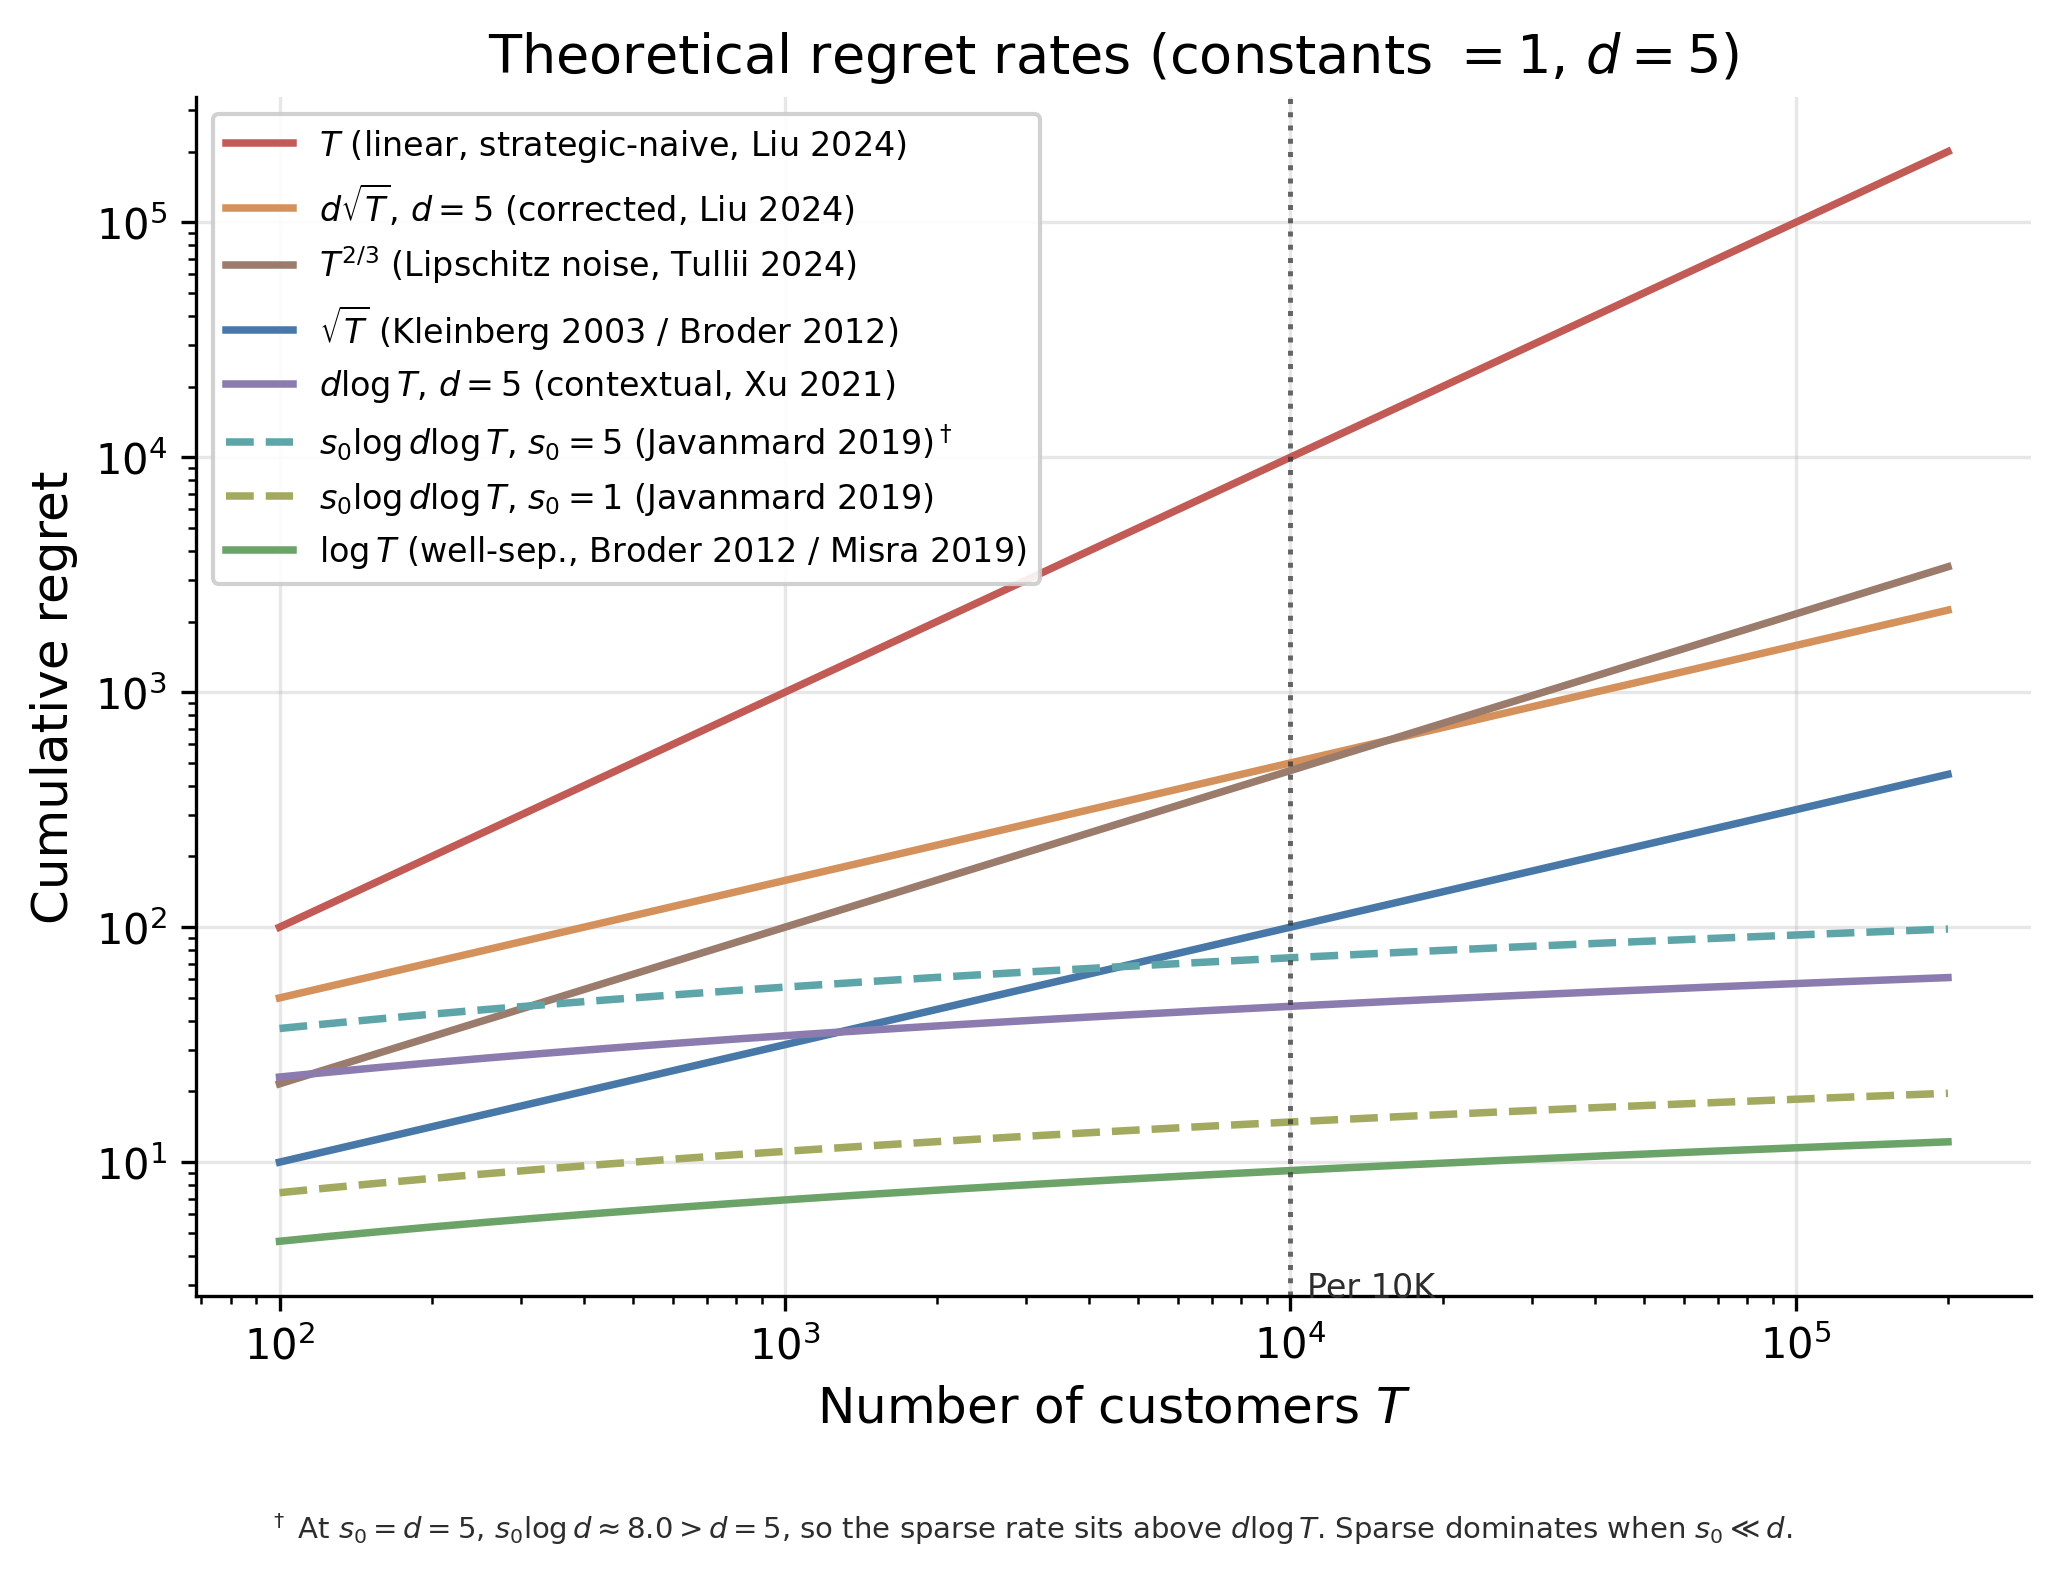

Recreate this plot in Python.
# regret_rates.py
# Chapter 7: Dynamic Pricing
# Plot theoretical regret rate functions to companion Table 1 (Per 10K column).

import argparse
import sys
sys.path.insert(0, 'sims')

import numpy as np
import matplotlib.pyplot as plt
from plot_style import apply_style, COLORS

apply_style()


def generate_outputs():
    # T range and d
    T = np.logspace(2, np.log10(200_000), 500)
    d = 5

    # Regret rate functions (constants = 1)
    # Legend labels name the source paper for each rate so a reader skimming
    # the legend can map the curve to the chapter table without cross-reference.
    rates = {
        r'$T$ (linear, strategic-naive, Liu 2024)':       T,
        r'$d\sqrt{T}$, $d=5$ (corrected, Liu 2024)':      d * np.sqrt(T),
        r'$T^{2/3}$ (Lipschitz noise, Tullii 2024)':      T ** (2/3),
        r'$\sqrt{T}$ (Kleinberg 2003 / Broder 2012)':     np.sqrt(T),
        r'$d\log T$, $d=5$ (contextual, Xu 2021)':        d * np.log(T),
        r'$s_0 \log d \log T$, $s_0=5$ (Javanmard 2019)$^\dagger$': 5 * np.log(d) * np.log(T),
        r'$s_0 \log d \log T$, $s_0=1$ (Javanmard 2019)': 1 * np.log(d) * np.log(T),
        r'$\log T$ (well-sep., Broder 2012 / Misra 2019)': np.log(T),
    }

    # Ordered from top to bottom (worst to best) for legend clarity
    order = [
        r'$T$ (linear, strategic-naive, Liu 2024)',
        r'$d\sqrt{T}$, $d=5$ (corrected, Liu 2024)',
        r'$T^{2/3}$ (Lipschitz noise, Tullii 2024)',
        r'$\sqrt{T}$ (Kleinberg 2003 / Broder 2012)',
        r'$d\log T$, $d=5$ (contextual, Xu 2021)',
        r'$s_0 \log d \log T$, $s_0=5$ (Javanmard 2019)$^\dagger$',
        r'$s_0 \log d \log T$, $s_0=1$ (Javanmard 2019)',
        r'$\log T$ (well-sep., Broder 2012 / Misra 2019)',
    ]

    colors = [
        COLORS['red'],
        COLORS['orange'],
        COLORS['brown'],
        COLORS['blue'],
        COLORS['purple'],
        COLORS['cyan'],
        COLORS['olive'],
        COLORS['green'],
    ]

    linestyles = ['-', '-', '-', '-', '-', '--', '--', '-']

    fig, ax = plt.subplots(figsize=(7, 5))

    for label, color, ls in zip(order, colors, linestyles):
        ax.plot(T, rates[label], label=label, color=color, linestyle=ls)

    # Vertical line at T = 10,000
    ax.axvline(x=10_000, color=COLORS['black'], linestyle=':', linewidth=1.2, alpha=0.7)
    ax.text(10_000 * 1.08, 2.5, 'Per 10K', fontsize=8,
            color=COLORS['black'], va='bottom')

    ax.set_xscale('log')
    ax.set_yscale('log')
    ax.set_xlabel('Number of customers $T$')
    ax.set_ylabel('Cumulative regret')
    ax.set_title('Theoretical regret rates (constants $= 1$, $d = 5$)')
    ax.legend(loc='upper left', framealpha=0.9, fontsize=8)

    # In-figure footnote explaining the visually counterintuitive ordering
    # of the s_0=5 sparse curve relative to d log T. At constants=1 the rate
    # s_0 log d log T exceeds d log T iff s_0 log d > d, which holds at
    # s_0=5, d=5 (log d ~ 1.61, so s_0 log d ~ 8.05 > d = 5). In typical
    # sparse-recovery regimes s_0 << d, so the sparse rate dominates.
    fig.text(
        0.5, -0.02,
        r'$^\dagger$ At $s_0 = d = 5$, $s_0 \log d \approx 8.0 > d = 5$, so the sparse '
        r'rate sits above $d \log T$. Sparse dominates when $s_0 \ll d$.',
        ha='center', va='top', fontsize=7, color=COLORS['black'])

    fig.tight_layout()
    fig.savefig('ch07_bandits/sims/regret_rates.png', dpi=300, bbox_inches='tight')
    print('Saved: ch07_bandits/sims/regret_rates.png')

    # Verify Per 10K values
    T0 = 10_000
    s0_vals = [1, 5]
    print('\nPer 10K (d=5) verification:')
    print(f'  sqrt(T)        = {np.sqrt(T0):.1f}   (table: ~100)')
    print(f'  log(T)         = {np.log(T0):.2f}   (table: ~9)')
    print(f'  T^(2/3)        = {T0**(2/3):.1f}  (table: ~464)')
    print(f'  d*log(T)       = {d*np.log(T0):.1f}   (table: ~46)')
    print(f'  d*sqrt(T)      = {d*np.sqrt(T0):.1f}  (table: ~500)')
    print(f'  T              = {T0}  (table: never improves)')
    print(f'  s0=1 log(d)*log(T) = {1*np.log(d)*np.log(T0):.1f}')
    print(f'  s0=5 log(d)*log(T) = {5*np.log(d)*np.log(T0):.1f}')


if __name__ == '__main__':
    parser = argparse.ArgumentParser()
    parser.add_argument('--data-only', action='store_true')
    parser.add_argument('--plots-only', action='store_true')
    args = parser.parse_args()
    if args.data_only:
        print("No computation to cache (diagram-only script).")
        sys.exit(0)
    generate_outputs()
